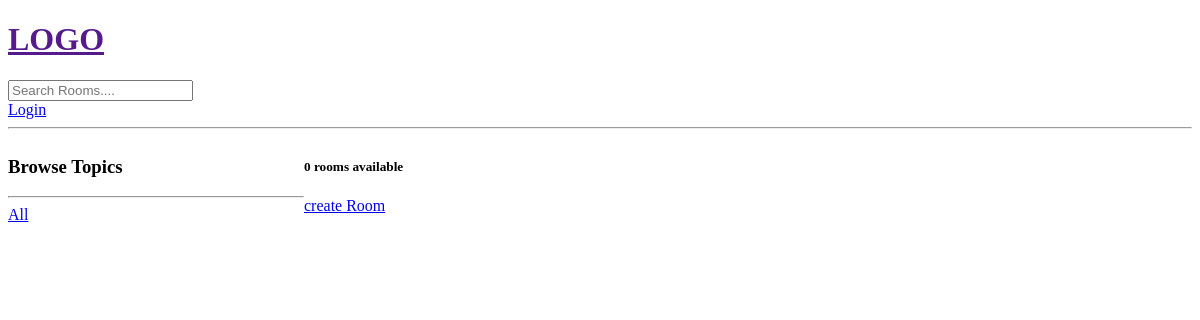
The app's page /, older data.
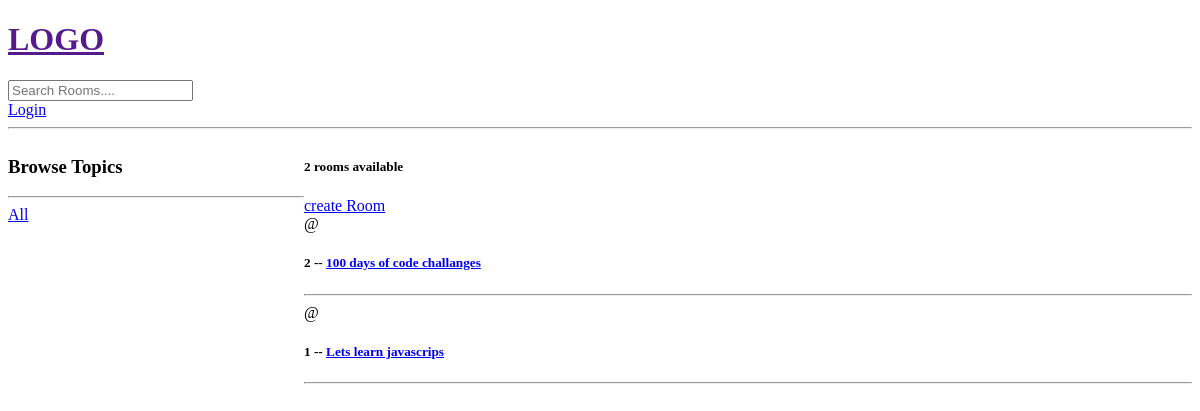
The same page, newer data.
### roots/models.py (models this page shows, shortened)
class Room(models.Model):
    host = models.ForeignKey(User, on_delete=models.SET_NULL, null=True)
    topic= models.ForeignKey(Topic, on_delete=models.SET_NULL, null=True)
    name = models.CharField(max_length=200)
    description = models.TextField(null=True, blank=True)
    updated = models.DateTimeField(auto_now=True)
    created = models.DateTimeField(auto_now_add=True)
    class Meta:
        ordering = ['-updated', '-created']

### roots/views.py (the view)
# urls.py: path('', views.home, name='home'),
def home(request):
  q = request.GET.get('q') if request.GET.get('q') != None else ''
  rooms = Room.objects.filter(Q(topic__name__icontains=q) | Q(description__icontains=q) | Q(name__icontains=q))
  topics = Topic.objects.all()
  room_count = rooms.count()
  contest = {'rooms': rooms, 'topics': topics, 'room_count': room_count}
  return render(request,'roots/home.html', contest)

### roots/templates/roots/home.html (shortened to what this page needs)
{% extends 'main.html' %}
{% block content %}
 <div class="home-container">
  <div>
    <h3>Browse Topics</h3>
    <hr>
    <div>
      <a href="{% url 'home' %}">All</a>
    </div>
  </div>
  <div>
    <h5>{{room_count}} rooms available</h5>
    <a href="{% url 'create-room' %}">create Room</a>
  <div>
    {% for room in rooms  %}
      <div>
        <span>@{{room.host.username}}</span>
        <h5>{{room.id}} -- <a href="{% url 'room' room.id %}">{{room.name}} </a></h5>
        <hr>
      </div>
    {% endfor %}
  </div>
  </div>
 </div>
{% endblock content %}

Row changes from the older to the newer data that the page shows:
added Room: id "2", name "100 days of code challanges"
added Room: id "1", name "Lets learn javascrips"
Text that changed along with them:
{{ room_count }}: "0" → "2"
